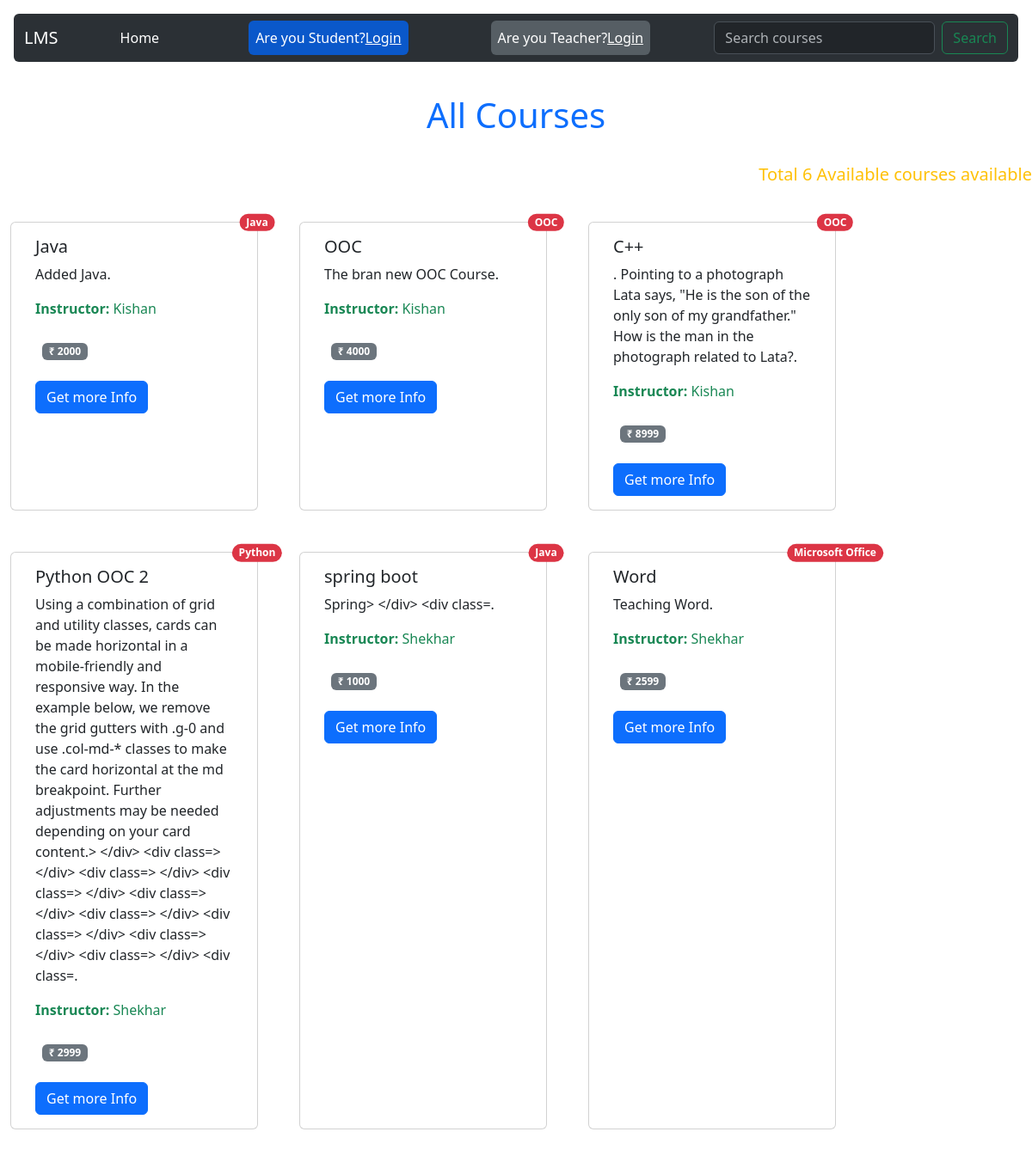
Before: / with the older database file.
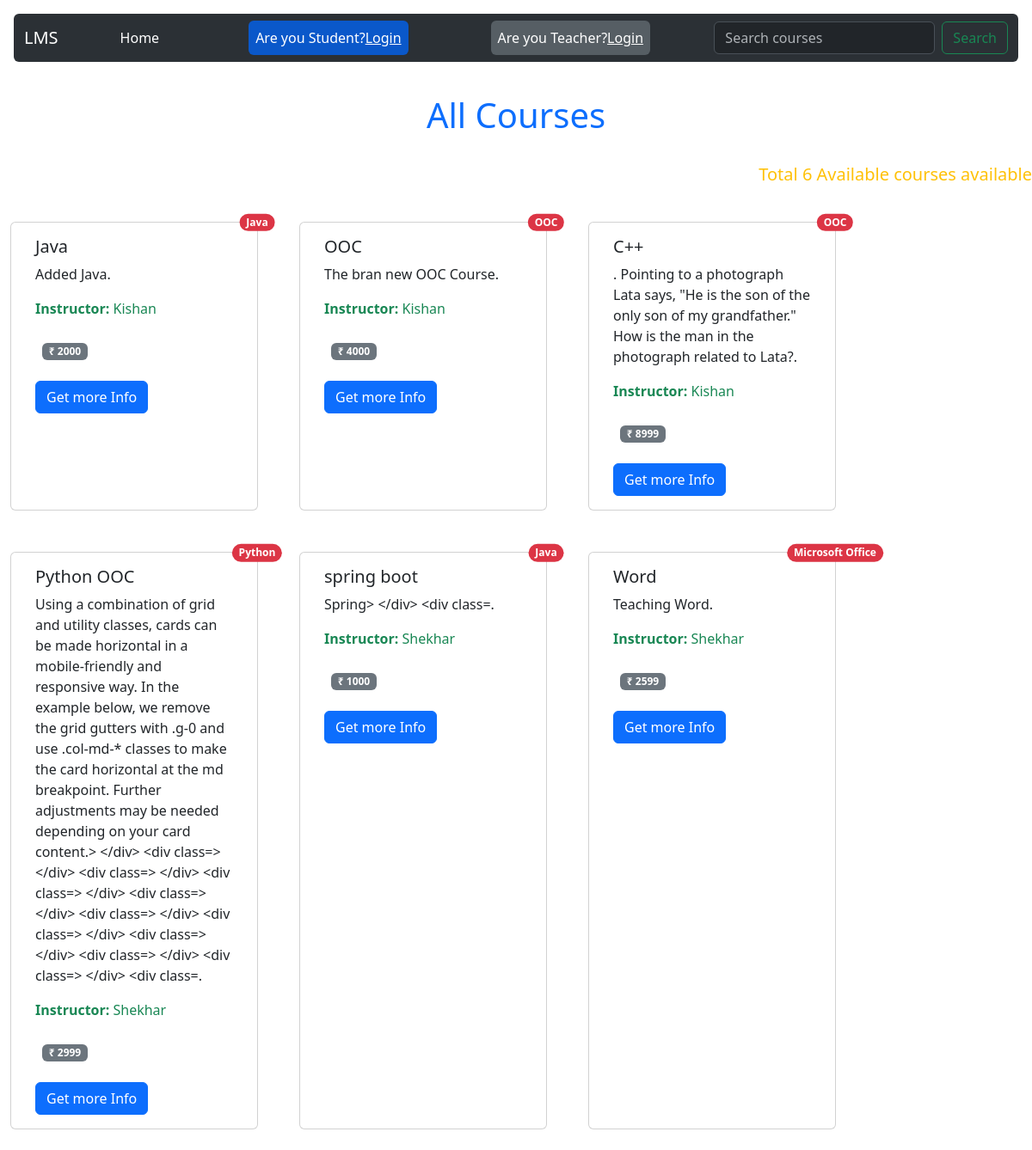
After: the same page with the newer database file.
### base/models.py (models this page shows, shortened)
class Course(models.Model):
    courseName = models.CharField(max_length=200)
    teacher_id=models.ForeignKey(Teacher,on_delete=models.CASCADE)
    description=models.TextField()
    content=models.TextField()
    price=models.CharField(max_length=10)
    category=models.CharField(max_length=200)

class Teacher(models.Model):
    name = models.CharField(max_length=100)
    email = models.EmailField()
    password=models.CharField(max_length=50)
    phone = models.CharField(max_length=20, blank=True)
    address = models.TextField(blank=True)
    age=models.CharField(max_length=10)
    gender=models.CharField(max_length=20)
    def __str__(self):
        return self.name

### base/views.py (the view)
# urls.py: path('',views.home,name="home"),
def home(request):
    if request.GET.get('q') != None:
        q = request.GET.get('q')
        course = Course.objects.filter(courseName__icontains=q)
    else:
        course = Course.objects.all()
        q = "All"
    context = {'course': course, 'q': q}
    return render(request, 'base/home.html', context)

### base/templates/base/home.html (shortened to what this page needs)
{% extends 'main.html' %}
{% block content %}
<p class="text-center text-primary fs-1 my-4" style="padding-top: 5rem;">{{q}} Courses</p>
<p class="text-end text-warning fs-5" >Total {{course.count}} Available courses available</p>
    <div class="row">
        {% for c in course %}
        <div class="card m-4" style="width: 18rem;">
            <span class="position-absolute top-0 start-100 translate-middle badge rounded-pill bg-danger">
                {{c.category}}
              </span>
            <div class="card-body">
                <h5 class="card-title">{{c.courseName}}</h5>
                <p class="card-text">{{c.description}}.</p>
                <span class="ml-5 text-success"><b>Instructor:</b> {{c.teacher_id}}</span>
                <div class="my-3 p-2">
                    <span class="badge text-bg-secondary">&#8377; {{c.price}}</span>
                </div>
                <a class="btn btn-primary" href="{% url 'course' c.id %}">Get more Info</a>
            </div>
        </div>
        {% endfor %}
    </div>
{% endblock content %}

Changed rows visible on the page:
changed Course "Python": courseName "Python OOC 2" → "Python OOC"; description "…<div class=> </div> <div class=" → "…<div class=> </div> <div class=> </div> <div class="
